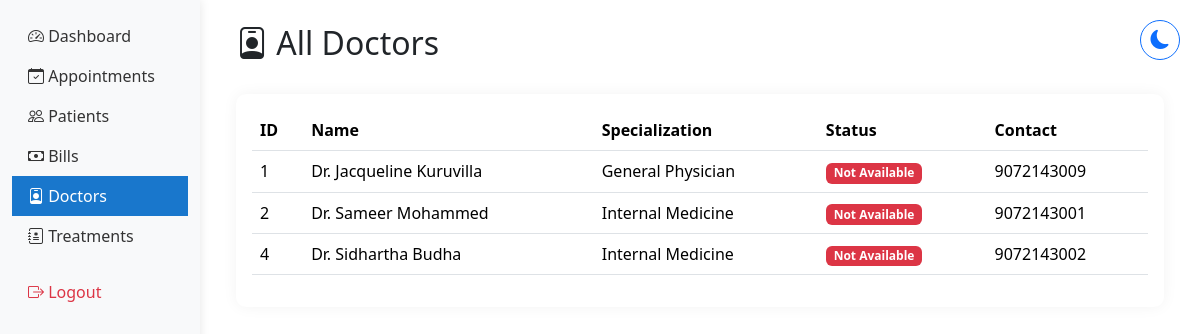
Page /staff/doctors/ (signed in) on the earlier database version.
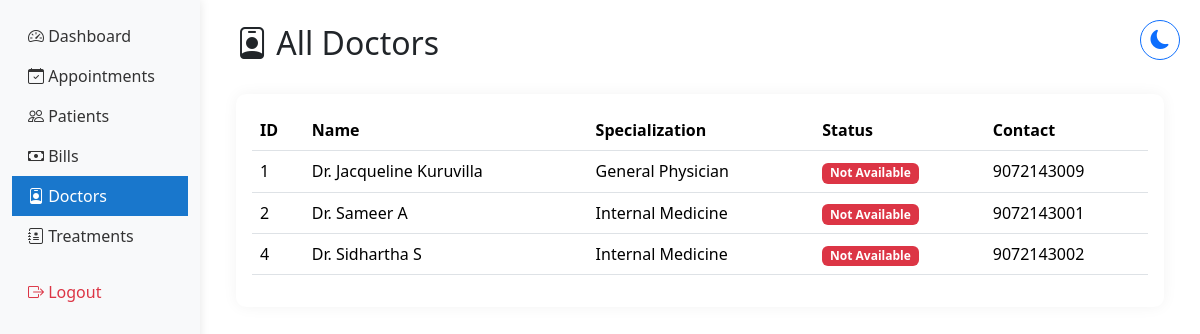
Same page on the later database version.
### hmsapp/models.py (models this page shows, shortened)
class DoctorProfile(models.Model):
    user = models.OneToOneField(User, on_delete=models.CASCADE)
    specialty = models.ForeignKey('Specialty', on_delete=models.SET_NULL, null=True)
    license_number = models.CharField(max_length=50, unique=True)
    phone_number = models.CharField(max_length=15, validators=[phone_regex])
    address = models.TextField(blank=True)
    doctor_id = models.CharField(max_length=6, unique=True, blank=True)
    profile_picture = models.ImageField(
        upload_to='doctors/profile_pics/',
        null=True,
        blank=True,
        validators=[FileExtensionValidator(['jpg', 'jpeg', 'png'])]
    )
    google_calendar_enabled = models.BooleanField(default=False)
    google_calendar_credentials = models.JSONField(null=True, blank=True)
    created_at = models.DateTimeField(auto_now_add=True)
    updated_at = models.DateTimeField(auto_now=True)

class Specialty(models.Model):
    specialty_name = models.CharField(max_length=100)
    description = models.TextField(blank=True)
    class Meta:
        verbose_name_plural = "Specialties"

### hmsapp/views.py (the view)
# urls.py: path('staff/doctors/', views.all_doctors, name='all_doctors'),
@login_required
def all_doctors(request):
    doctors = DoctorProfile.objects.all().select_related('user')
    context = {
        'doctors': doctors,
        'title': 'All Doctors'
    }
    return render(request, 'staff/all_doctors.html', context)

### hmsapp/context_processors.py (called while the page is built)
def base_template(request):
    if request.user.is_authenticated:
        if request.user.groups.filter(name='Doctors').exists():
            base_template = 'doctor/base_doctor.html'
        elif request.user.groups.filter(name='Administrators').exists():
            base_template = 'hosp_admin/base_admin.html'
        else:
            base_template = 'staff/base_staff.html'
    else:
        base_template = 'staff/base_staff.html'
    return {'base_template': base_template}

### hmsapp/templates/staff/all_doctors.html
{% extends 'staff/base_staff.html' %}
{% load static %}
{% block content %}
<div class="container mt-4">
    <div class="d-flex justify-content-between align-items-center mb-4">
        <h2><i class="bi bi-person-badge"></i> All Doctors</h2>
    </div>
    <div class="card">
        <div class="card-body">
            <div class="table-responsive">
                <table class="table table-hover">
                    <thead>
                        <tr>
                            <th>ID</th>
                            <th>Name</th>
                            <th>Specialization</th>
                            <th>Status</th>
                            <th>Contact</th>
                        </tr>
                    </thead>
                    <tbody>
                        {% for doctor in doctors %}
                        <tr>
                            <td>{{ doctor.id }}</td>
                            <td>Dr. {{ doctor.user.get_full_name }}</td>
                            <td>{{ doctor.specialty.specialty_name }}</td>
                            <td>
                                <span class="badge {% if doctor.is_available %}bg-success{% else %}bg-danger{% endif %}">
                                    {{ doctor.is_available|yesno:"Available,Not Available" }}
                                </span>
                            </td>
                            <td>{{ doctor.phone_number }}</td>
                        </tr>
                        {% empty %}
                        <tr>
                            <td colspan="6" class="text-center">No doctors found</td>
                        </tr>
                        {% endfor %}
                    </tbody>
                </table>
            </div>
        </div>
    </div>
</div>
{% endblock %}

Differences in the rows shown:
changed DoctorProfile id 2: user.get_full_name "Sameer Mohammed" → "Sameer A"
changed DoctorProfile id 4: user.get_full_name "Sidhartha Budha" → "Sidhartha S"
